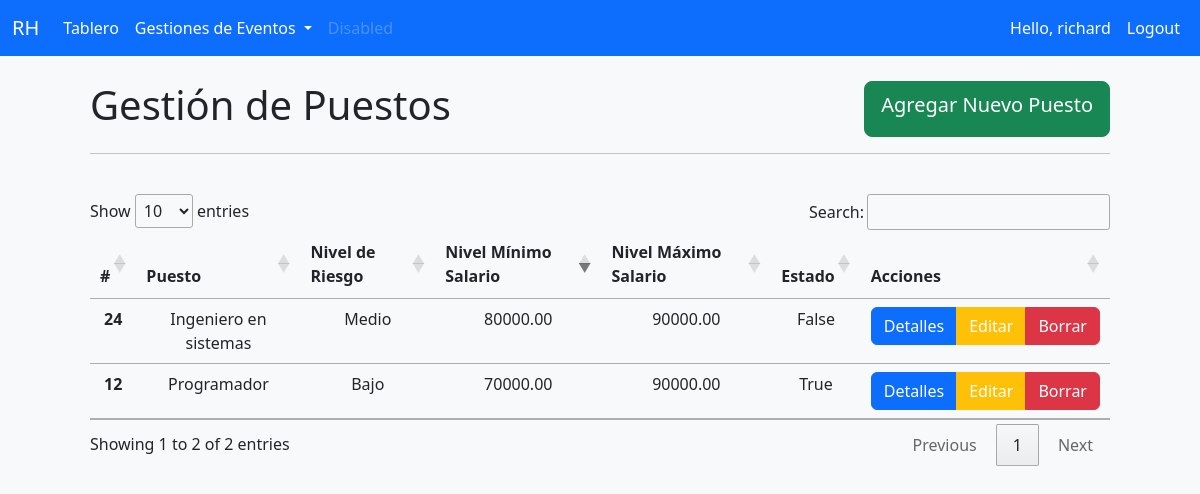
Screenshot of /puesto/ (signed in) with the database file from the repository.
### msrh/models.py (models this page shows, shortened)
class Puesto(models.Model):
    NIVELRIESGO ={
        ('Alto', 'Alto'),
        ('Medio', 'Medio'),
        ('Bajo', 'Bajo'),
    }
    id = models.AutoField(auto_created=True ,primary_key= True, serialize=False,verbose_name='ID')
    puesto =  models.CharField(max_length=50, null=True, verbose_name='Puesto')
    nivelRiesgo = models.CharField(max_length=5, null=True, choices=NIVELRIESGO, verbose_name='Nivel Riesgo')
    nivelMinimoSalario = models.DecimalField(max_digits=10, decimal_places=2, verbose_name='Salario Mínimo')
    nivelMaximoSalario = models.DecimalField(max_digits=10, decimal_places=2, verbose_name='Salario Máximo')
    estado = models.BooleanField(default=False)

### msrh/decorators.py (the view)
        def wrapper_func(request, *args, **kwargs):
            group = None
            if request.user.groups.exists():
                group = request.user.groups.all()[0].name
            if group in allowed_roles:
                return view_func(request, *args, **kwargs)
            else:
                return HttpResponse('No estas autorizado para ver la pagina')

### msrh/views.py (called while the page is built)
@login_required(login_url='login')
@allowed_users(allowed_roles=['admin'])
def puesto(request):
    puesto = Puesto.objects.all()
    return render(request, 'msrh/puesto.html', {'puesto':puesto})

### msrh/templates/msrh/puesto.html
{% extends 'msrh/main.html' %}
{% block content %}
<div class="nav d-flex justify-content-between">
<h1>Gestión de Puestos</h1>
<a href="{% url 'Crearpuesto' %}" class="btn btn-success btn-lg">Agregar Nuevo Puesto</a>
</div><hr>
<br>
<table class="table table-hover table-responsive"  id="table_id">
    <thead>
      <tr class="text-center ">
        <th>#</th>
        <th>Puesto</th>
        <th>Nivel de Riesgo</th>
        <th>Nivel Mínimo Salario</th>
        <th>Nivel Máximo Salario</th>
        <th>Estado</th>
        <th>Acciones</th>
      </tr>
    </thead>
    <tbody class="table-group-divider">
      {% for i in puesto %}
      <tr class="text-center">
        <th>{{i.id}}</th>
        <td>{{i.puesto}}</td>
        <td>{{i.nivelRiesgo}}</td>
        <td>{{i.nivelMinimoSalario}}</td>
        <td>{{i.nivelMaximoSalario}}</td>
        <td>{{i.estado}}</td>
        <td>
          <div class="btn-group" role="group" aria-label="Basic mixed styles example">
            <a href="{% url 'Detallespuesto' i.id %}" class="btn btn-primary">Detalles</a>
            <a href="/Editarpuesto/{{i.id}}"  class="btn btn-warning text-white">Editar</a>
            <a href="{% url 'Borrarpuesto' i.id %}" class="btn btn-danger" >Borrar</a>
          </div>
        </td>
      </tr>
      {% endfor %}
    </tbody>
  </table>
{% endblock %}

### msrh/templates/msrh/navbar/navbarADMIN.html (shortened to what this page needs)
{% load static %}
<nav class="navbar navbar-expand-lg navbar-dark bg-primary fixed-top">
    <div class="container-fluid">
      <a class="navbar-brand" href="#">RH</a>
      <div class="collapse navbar-collapse" id="navbarSupportedContent">
        <ul class="navbar-nav me-auto mb-2 mb-lg-0">
          <li class="nav-item">
            <a class="nav-link active" aria-current="page" href="{% url 'home' %}">Tablero</a>
          </li>
          {% if request.user.is_staff %}
          <li class="nav-item dropdown" >
            <a class="nav-link dropdown-toggle active" href="#" role="button" data-bs-toggle="dropdown" aria-expanded="false">
              Gestiones de Eventos
            </a>
          </li>
        {% endif %}
          <li class="nav-item">
            <a class="nav-link disabled">Disabled</a>
          </li>
        </ul>
        <div class="d-flex" >
          <ul class="navbar-nav me-auto mb-2 mb-lg-0">
            <li class="nav-item">
              <span class="nav-link active">Hello, {{request.user}}</span>
            </li>
            <li class="nav-item">
              <a class="nav-link active" aria-current="page" href="{% url 'logout' %}">Logout</a>
            </li>
          </ul>
        </div>
      </div>
    </div>
  </nav>

### rows the page displays
Puesto: id "12", puesto "Programador", nivelRiesgo "Bajo", nivelMinimoSalario "70000.00", nivelMaximoSalario "90000.00", estado "True"
Puesto: id "24", puesto "Ingeniero en sistemas", nivelRiesgo "Medio", nivelMinimoSalario "80000.00", nivelMaximoSalario "90000.00", estado "False"

### other values shown
{{ request.user }} "richard"
